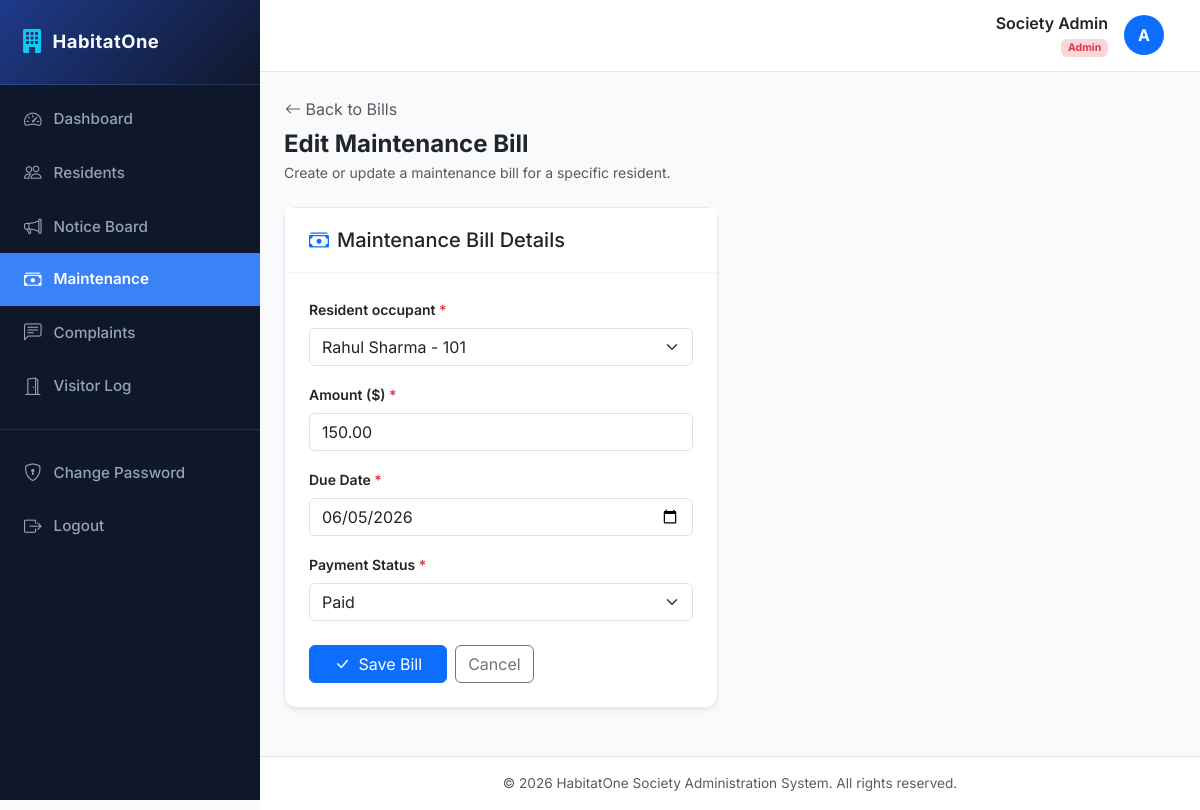
Screenshot of /maintenance/1/edit/ (signed in) with the database file from the repository.
### accounts/models.py (models this page shows, shortened)
class User(AbstractUser):
    ROLE_CHOICES = (
        ('ADMIN', 'Society Admin'),
        ('RESIDENT', 'Resident'),
    )
    role = models.CharField(max_length=10, choices=ROLE_CHOICES, default='RESIDENT')

### maintenance/models.py (models this page shows, shortened)
class MaintenanceBill(models.Model):
    STATUS_CHOICES = (
        ('PENDING', 'Pending'),
        ('PAID', 'Paid'),
    )
    resident = models.ForeignKey(Resident, on_delete=models.CASCADE, related_name='bills')
    amount = models.DecimalField(max_digits=10, decimal_places=2)
    due_date = models.DateField()
    status = models.CharField(max_length=10, choices=STATUS_CHOICES, default='PENDING')

### accounts/decorators.py (the view)
    def wrap(request, *args, **kwargs):
        if request.user.is_authenticated and request.user.role == 'ADMIN':
            return view_func(request, *args, **kwargs)
        raise PermissionDenied

### maintenance/forms.py
class MaintenanceBillForm(forms.ModelForm):
    class Meta:
        model = MaintenanceBill
        fields = ['resident', 'amount', 'due_date', 'status']
        widgets = {
            'resident': forms.Select(attrs={'class': 'form-select'}),
            'amount': forms.NumberInput(attrs={'class': 'form-control', 'step': '0.01'}),
            'due_date': forms.DateInput(attrs={'class': 'form-control', 'type': 'date'}),
            'status': forms.Select(attrs={'class': 'form-select'}),
        }

### maintenance/views.py (called while the page is built)
@login_required
@admin_required
def bill_edit(request, pk):
    bill = get_object_or_404(MaintenanceBill, pk=pk)
    if request.method == 'POST':
        form = MaintenanceBillForm(request.POST, instance=bill)
        if form.is_valid():
            form.save()
            messages.success(request, "Maintenance bill updated successfully.")
            return redirect('maintenance:list')
    else:
        form = MaintenanceBillForm(instance=bill)
    return render(request, 'maintenance/form.html', {'form': form, 'title': 'Edit Maintenance Bill'})

### residents/models.py (called while the page is built)
    def __str__(self):
        return f"{self.user.get_full_name() or self.user.username} - {self.flat_number}"

### templates/maintenance/form.html (shortened to what this page needs)
{% extends 'base.html' %}
{% block content %}
<div class="mb-4">
    <a href="{% url 'maintenance:list' %}" class="btn btn-link p-0 text-decoration-none text-muted mb-2">
        <i class="bi bi-arrow-left"></i> Back to Bills
    </a>
    <h4 class="mb-1 text-dark fw-bold">{{ title }}</h4>
    <p class="text-muted mb-0 small">Create or update a maintenance bill for a specific resident.</p>
</div>
<div class="row">
    <div class="col-lg-6">
        <div class="card card-custom">
            <div class="card-header-custom">
                <h5 class="mb-0"><i class="bi bi-cash-stack me-2 text-primary"></i>Maintenance Bill Details</h5>
            </div>
            <div class="card-body-custom">
                <form method="post" novalidate>
                    <div class="mb-3">
                        <label for="{{ form.resident.id_for_label }}" class="form-label fw-semibold small">Resident occupant <span class="text-danger">*</span></label>
                        {{ form.resident }}
                    </div>
                    <div class="mb-3">
                        <label for="{{ form.amount.id_for_label }}" class="form-label fw-semibold small">Amount ($) <span class="text-danger">*</span></label>
                        {{ form.amount }}
                    </div>
                    <div class="mb-3">
                        <label for="{{ form.due_date.id_for_label }}" class="form-label fw-semibold small">Due Date <span class="text-danger">*</span></label>
                        {{ form.due_date }}
                    </div>
                    <div class="mb-4">
                        <label for="{{ form.status.id_for_label }}" class="form-label fw-semibold small">Payment Status <span class="text-danger">*</span></label>
                        {{ form.status }}
                    </div>
                    <div class="d-flex gap-2">
                        <button type="submit" class="btn btn-primary px-4">
                            <i class="bi bi-check-lg me-1"></i> Save Bill
                        </button>
                        <a href="{% url 'maintenance:list' %}" class="btn btn-outline-secondary">
                            Cancel
                        </a>
                    </div>
                </form>
            </div>
        </div>
    </div>
</div>
{% endblock %}

### templates/base.html (shortened to what this page needs)
<!DOCTYPE html>
<html lang="en">
<head>
    <link href="https://cdn.jsdelivr.net/npm/bootstrap@5.3.0/dist/css/bootstrap.min.css" rel="stylesheet">
    <link rel="stylesheet" href="https://cdn.jsdelivr.net/npm/bootstrap-icons@1.10.5/font/bootstrap-icons.css">
</head>
<body>
    <div class="d-flex" id="wrapper">
        <div id="sidebar-wrapper">
            <div class="sidebar-heading d-flex align-items-center gap-2">
                <i class="bi bi-building-fill text-info fs-4"></i>
                <span>HabitatOne</span>
            </div>
            <div class="list-group list-group-flush mt-2">
                <a href="{% url 'dashboard:home' %}" class="list-group-item list-group-item-action {% if request.resolver_match.app_name == 'dashboard' %}active{% endif %}">
                    <i class="bi bi-speedometer2"></i> Dashboard
                </a>
                {% if request.user.role == 'ADMIN' %}
                <a href="{% url 'residents:list' %}" class="list-group-item list-group-item-action {% if request.resolver_match.app_name == 'residents' %}active{% endif %}">
                    <i class="bi bi-people"></i> Residents
                </a>
                {% endif %}
                <a href="{% url 'notices:list' %}" class="list-group-item list-group-item-action {% if request.resolver_match.app_name == 'notices' %}active{% endif %}">
                    <i class="bi bi-megaphone"></i> Notice Board
                </a>
                <a href="{% url 'maintenance:list' %}" class="list-group-item list-group-item-action {% if request.resolver_match.app_name == 'maintenance' %}active{% endif %}">
                    <i class="bi bi-cash-stack"></i> Maintenance
                </a>
                <a href="{% url 'complaints:list' %}" class="list-group-item list-group-item-action {% if request.resolver_match.app_name == 'complaints' %}active{% endif %}">
                    <i class="bi bi-chat-left-text"></i> Complaints
                </a>
                <a href="{% url 'visitors:list' %}" class="list-group-item list-group-item-action {% if request.resolver_match.app_name == 'visitors' %}active{% endif %}">
                    <i class="bi bi-door-open"></i> Visitor Log
                </a>
                <div class="border-top border-secondary my-3 opacity-25"></div>
                <a href="{% url 'accounts:password_change' %}" class="list-group-item list-group-item-action {% if request.resolver_match.url_name == 'password_change' %}active{% endif %}">
                    <i class="bi bi-shield-lock"></i> Change Password
                </a>
                <a href="{% url 'accounts:logout' %}" class="list-group-item list-group-item-action">
                    <i class="bi bi-box-arrow-right"></i> Logout
                </a>
            </div>
        </div>
        <div id="page-content-wrapper">
            <nav class="navbar navbar-expand-lg navbar-custom navbar-light">
                <div class="container-fluid">
                    <div class="ms-auto d-flex align-items-center gap-3">
                        <div class="text-end d-none d-sm-block">
                            <h6 class="mb-0 fw-semibold text-dark">{{ request.user.get_full_name|default:request.user.username }}</h6>
                            <small class="text-muted">
                                {% if request.user.role == 'ADMIN' %}
                                    <span class="badge bg-danger-subtle text-danger">Admin</span>
                                {% else %}
                                    <span class="badge bg-primary-subtle text-primary">Resident - Flat {{ request.user.resident_profile.flat_number|default:"N/A" }}</span>
                                {% endif %}
                            </small>
                        </div>
                        <div class="avatar bg-primary text-white rounded-circle d-flex align-items-center justify-content-center fw-bold" style="width: 40px; height: 40px;">
                            {{ request.user.username|make_list|first|upper }}
                        </div>
                    </div>
                </div>
            </nav>
            <div class="container-fluid px-4 py-4 flex-grow-1">
                {% block content %}{% endblock %}
            </div>
            <footer class="bg-white border-top py-3 text-center text-muted mt-auto" style="font-size: 0.85rem;">
                <div class="container">
                    <span>&copy; 2026 HabitatOne Society Administration System. All rights reserved.</span>
                </div>
            </footer>
        </div>
    </div>
</body>
</html>

### templates/base.html (style rules this page uses)
:root { --primary-bg: #f8fafc; --sidebar-bg: #0f172a; --sidebar-hover: #1e293b; --sidebar-active: #3b82f6; --card-shadow: 0 4px 6px -1px rgb(0 0 0 / 0.05), 0 2px 4px -2px rgb(0 0 0 / 0.05); --header-bg: #ffffff; --accent-color: #2563eb; --text-main: #1e293b; --text-muted: #64748b; }
body { font-family: 'Inter', sans-serif; background-color: var(--primary-bg); color: var(--text-main); overflow-x: hidden; }
#sidebar-wrapper { min-height: 100vh; width: 260px; background-color: var(--sidebar-bg); color: #f8fafc; transition: all 0.25s ease; position: fixed; z-index: 1000; }
#sidebar-wrapper .sidebar-heading { padding: 1.5rem 1.25rem; font-size: 1.15rem; font-weight: 700; letter-spacing: 0.5px; border-bottom: 1px solid rgba(255, 255, 255, 0.08); background: linear-gradient(135deg, #1e3a8a, #0f172a); }
#sidebar-wrapper .list-group-item { background-color: transparent; color: #94a3b8; border: none; padding: 0.85rem 1.5rem; font-size: 0.95rem; font-weight: 500; display: flex; align-items: center; gap: 12px; transition: all 0.2s ease; }
#sidebar-wrapper .list-group-item i { font-size: 1.1rem; transition: transform 0.2s ease; }
#sidebar-wrapper .list-group-item.active { background-color: var(--sidebar-active); color: #ffffff; font-weight: 600; border-radius: 0; }
#page-content-wrapper { margin-left: 260px; min-width: 0; width: calc(100% - 260px); min-height: 100vh; display: flex; flex-direction: column; transition: all 0.25s ease; }
.navbar-custom { background-color: var(--header-bg); border-bottom: 1px solid #e2e8f0; padding: 0.85rem 1.5rem; }
.card-custom { background-color: #ffffff; border: 1px solid #e2e8f0; border-radius: 12px; box-shadow: var(--card-shadow); margin-bottom: 1.5rem; transition: transform 0.15s ease, box-shadow 0.15s ease; }
.card-header-custom { background-color: #ffffff; border-bottom: 1px solid #f1f5f9; padding: 1.25rem 1.5rem; font-weight: 600; font-size: 1.05rem; }
.card-body-custom { padding: 1.5rem; }

### rows the page displays
User: user.get_full_name "Society Admin", user.username|make_list "A"
MaintenanceBill: resident "Rahul Sharma - 101", amount "150.00", due_date "06/05/2026", status "Paid"

### other values shown
{{ title }} "Edit Maintenance Bill"
